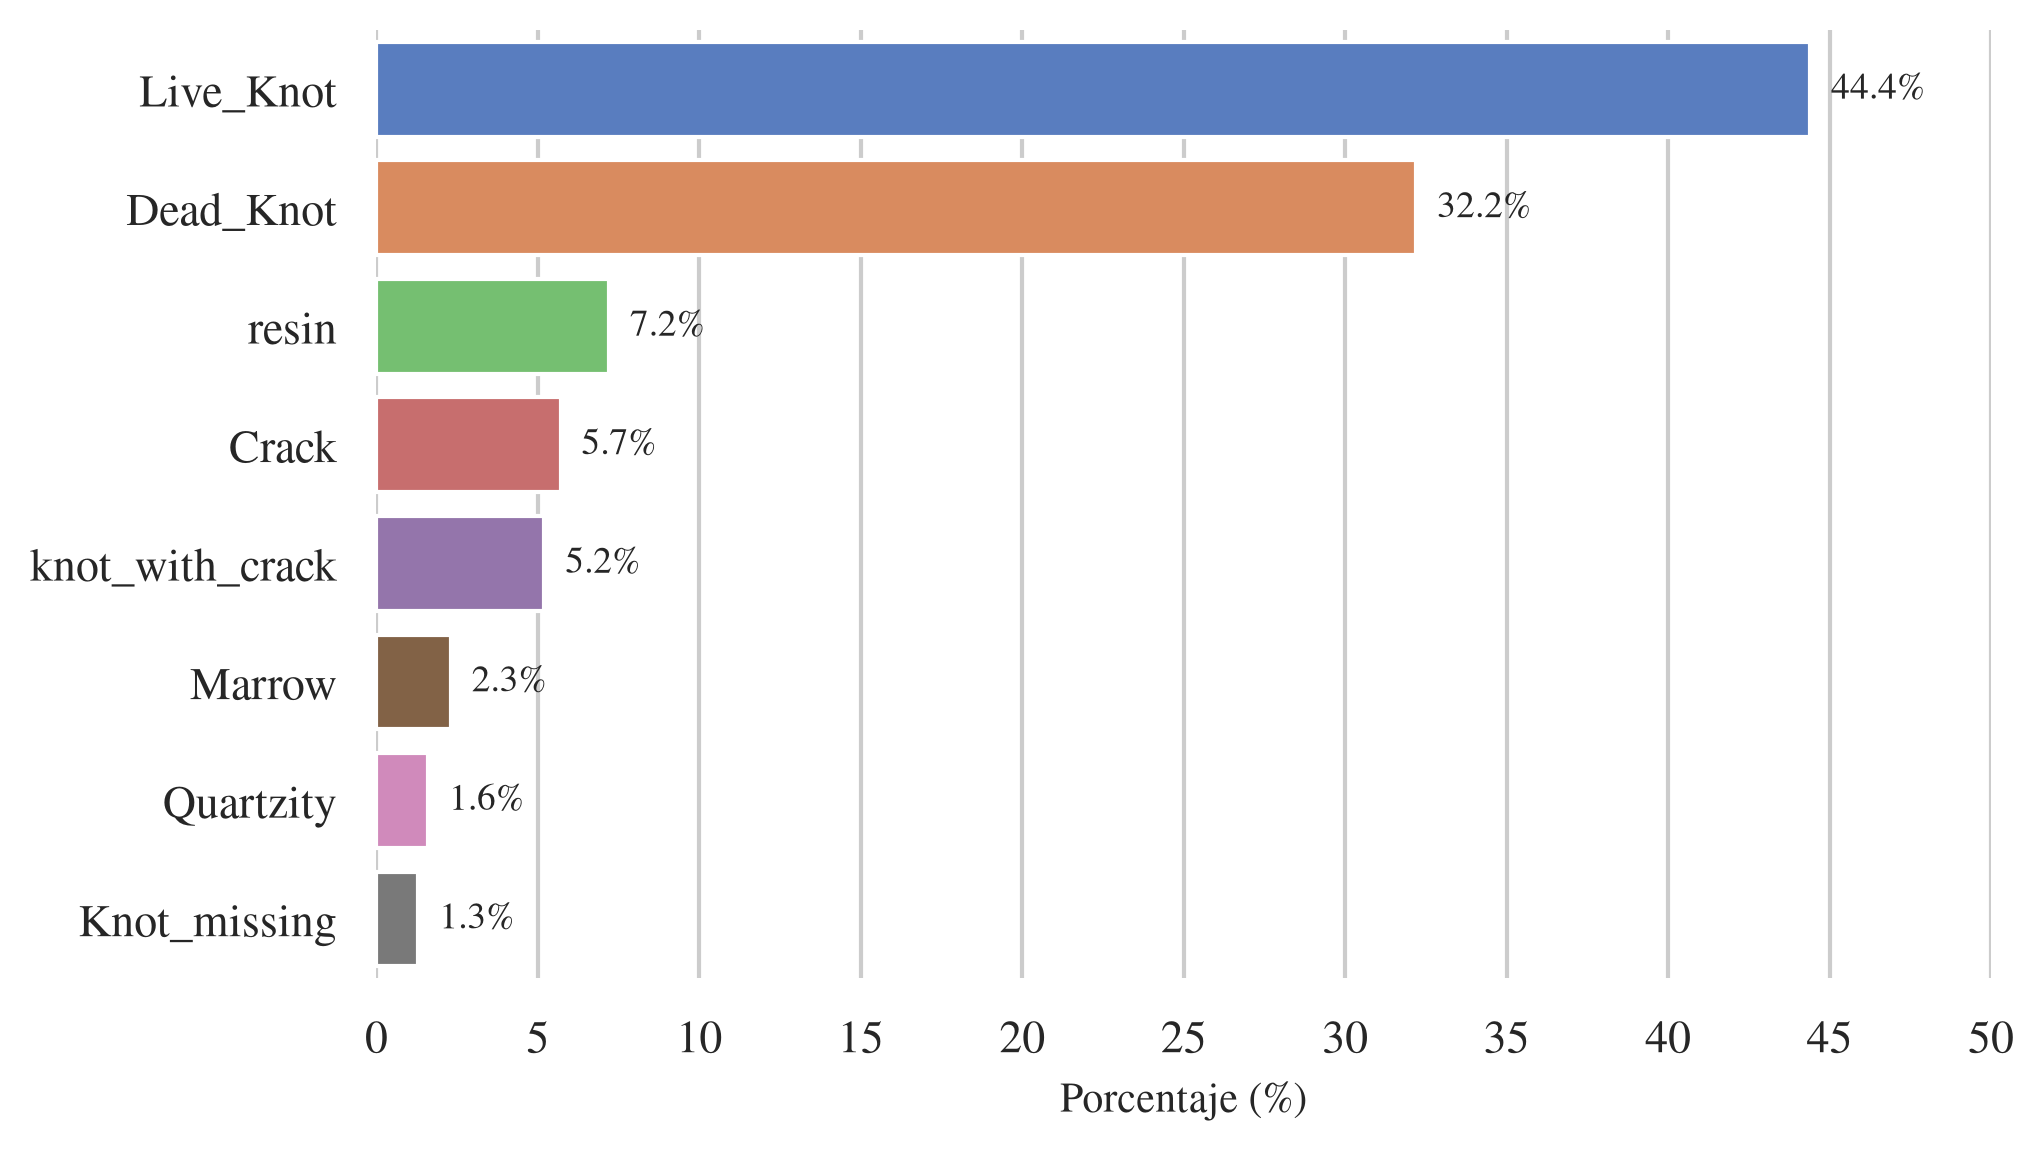

This figure's Python source:
import json
import os
import subprocess
from pathlib import Path

import matplotlib.pyplot as plt
import pandas as pd
import seaborn as sns
from matplotlib import font_manager

PROJECT_ROOT = Path(__file__).resolve().parents[3]
STATS_FILE = Path(os.environ.get("STATS_JSON", PROJECT_ROOT / "partials" / "s1_prepare" / "explore_stats.json"))

sns.set_theme(style="whitegrid")

try:
    font_path = subprocess.check_output(["fc-match", "-f", "%{file}", "XITS"]).decode().strip()
    font_manager.fontManager.addfont(font_path)
    plt.rcParams["font.family"] = "XITS"
except Exception as e:
    print(f"Warning: Could not load XITS font. Using default. Error: {e}")

if STATS_FILE.exists():
    with open(STATS_FILE, encoding="utf-8") as f:
        stats = json.load(f)
    class_counts = stats.get("class_counts", {})
    total = sum(class_counts.values())
    sorted_items = sorted(class_counts.items(), key=lambda x: x[1], reverse=True)
    classes = [k for k, _ in sorted_items]
    percentages = [round((v / total) * 100, 1) for _, v in sorted_items]
else:
    classes = [
        "Live_Knot",
        "Dead_Knot",
        "resin",
        "knot_with_crack",
        "Crack",
        "Marrow",
        "Quartzity",
        "Knot_missing",
    ]
    percentages = [44.7, 32.5, 7.3, 5.8, 4.7, 2.3, 1.5, 1.2]

data = pd.DataFrame({"Class": classes, "Percentage": percentages})

fig, ax = plt.subplots(figsize=(7, 4))

sns.barplot(
    data=data,
    x="Percentage",
    y="Class",
    hue="Class",
    palette="muted",
    legend=False,
    ax=ax,
)

for container in ax.containers:
    ax.bar_label(container, fmt="%.1f%%", padding=5, fontsize=9)

ax.set_xlabel("Porcentaje (%)", fontsize=10)
ax.set_ylabel("")
ax.set_xlim(0, 50)
ax.set_xticks(range(0, 51, 5))

sns.despine(left=True, bottom=True)

plt.tight_layout()

svg_out = PROJECT_ROOT / "paper" / "figures" / "dataset" / "barchart_classes.svg"
png_out = PROJECT_ROOT / "paper" / "figures" / "dataset" / "barchart_classes.png"

plt.savefig(svg_out, bbox_inches="tight")
plt.savefig(png_out, dpi=300, bbox_inches="tight")
print(f"Saved barchart to {svg_out} and {png_out}")
